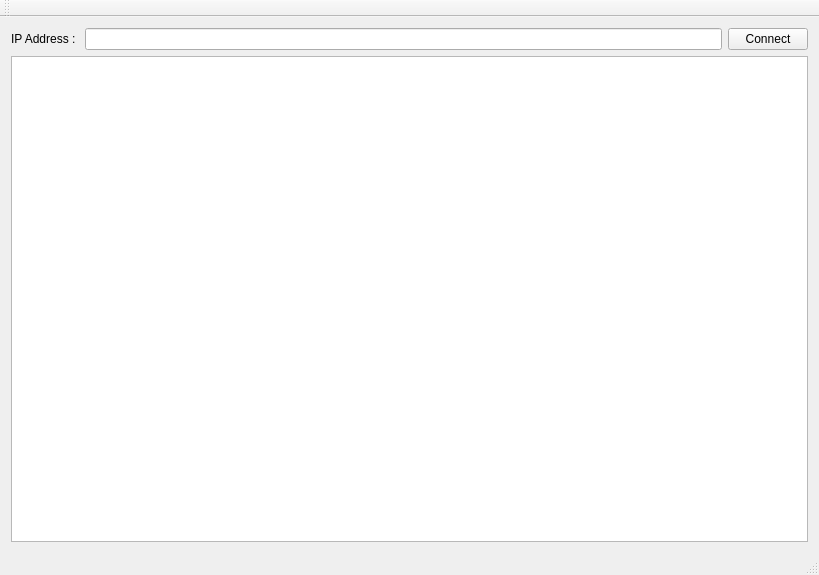
<?xml version="1.0" encoding="UTF-8"?>
<ui version="4.0">
 <class>MainWindow</class>
 <widget class="QMainWindow" name="MainWindow">
  <property name="geometry">
   <rect>
    <x>0</x>
    <y>0</y>
    <width>819</width>
    <height>575</height>
   </rect>
  </property>
  <property name="windowTitle">
   <string>MainWindow</string>
  </property>
  <widget class="QWidget" name="centralWidget">
   <layout class="QGridLayout" name="gridLayout">
    <item row="1" column="0">
     <widget class="QTextBrowser" name="tcpMessage"/>
    </item>
    <item row="0" column="0">
     <layout class="QHBoxLayout" name="horizontalLayout">
      <item>
       <widget class="QLabel" name="label">
        <property name="text">
         <string>IP Address : </string>
        </property>
       </widget>
      </item>
      <item>
       <widget class="QLineEdit" name="ipAddress"/>
      </item>
      <item>
       <widget class="QPushButton" name="connectBtn">
        <property name="text">
         <string>Connect</string>
        </property>
       </widget>
      </item>
     </layout>
    </item>
   </layout>
  </widget>
  <widget class="QMenuBar" name="menuBar">
   <property name="geometry">
    <rect>
     <x>0</x>
     <y>0</y>
     <width>819</width>
     <height>20</height>
    </rect>
   </property>
  </widget>
  <widget class="QToolBar" name="mainToolBar">
   <attribute name="toolBarArea">
    <enum>TopToolBarArea</enum>
   </attribute>
   <attribute name="toolBarBreak">
    <bool>false</bool>
   </attribute>
  </widget>
  <widget class="QStatusBar" name="statusBar"/>
 </widget>
 <layoutdefault spacing="6" margin="11"/>
 <resources/>
 <connections/>
</ui>
